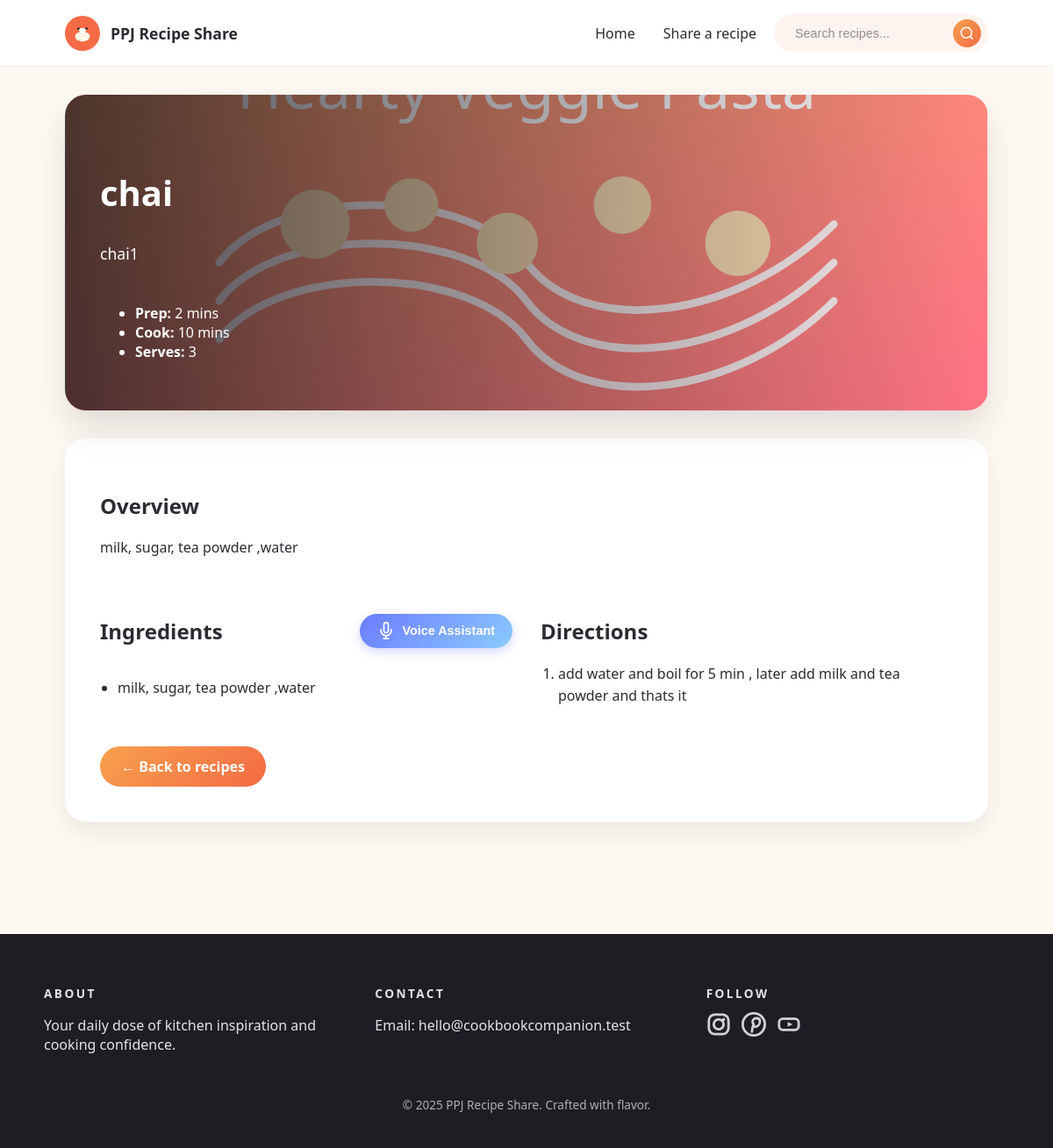
/recipes/prashant___161/, run on the app's committed database.
### recipes/models.py (models this page shows, shortened)
class Recipe(models.Model):
    title = models.CharField(max_length=150)
    subtitle = models.CharField(max_length=255, blank=True)
    slug = models.SlugField(unique=True)
    hero_image = models.CharField(
        max_length=255,
        help_text="Relative path to a hero image stored under recipes static files.",
        blank=True,
    )
    uploaded_image = models.ImageField(
        upload_to="recipes/uploads/", blank=True, null=True
    )
    prep_time = models.PositiveIntegerField(help_text="Preparation time in minutes")
    cook_time = models.PositiveIntegerField(help_text="Cooking time in minutes")
    servings = models.PositiveIntegerField(default=1)
    short_description = models.TextField()
    ingredients = models.TextField(help_text="One ingredient per line")
    directions = models.TextField(help_text="One step per line")
    created_at = models.DateTimeField(auto_now_add=True)
    class Meta:
        ordering = ["title"]

### recipes/views.py (the view)
# urls.py: path("recipes/<slug:slug>/", views.recipe_detail, name="detail"),
def recipe_detail(request, slug: str):
    recipe = get_object_or_404(Recipe, slug=slug)
    return render(
        request,
        "recipes/recipe_detail.html",
        {
            "recipe": recipe,
        },
    )

### recipes/templates/recipes/recipe_detail.html (shortened to what this page needs)
{% extends "recipes/base.html" %}
{% load static %}
{% block content %}
<article class="recipe-detail">
    <header class="detail-hero">
        {% if recipe.uploaded_image %}
            <img src="{{ recipe.uploaded_image.url }}" alt="{{ recipe.title }}">
        {% else %}
            <img src="{% static recipe.hero_image %}" alt="{{ recipe.title }}">
        {% endif %}
        <div class="detail-overlay">
            <h1>{{ recipe.title }}</h1>
            {% if recipe.subtitle %}
                <p class="subtitle">{{ recipe.subtitle }}</p>
            {% endif %}
            <ul class="meta">
                <li><strong>Prep:</strong> {{ recipe.prep_time }} mins</li>
                <li><strong>Cook:</strong> {{ recipe.cook_time }} mins</li>
                <li><strong>Serves:</strong> {{ recipe.servings }}</li>
            </ul>
        </div>
    </header>
    <section class="detail-body">
        <div class="detail-summary">
            <h2>Overview</h2>
            <p>{{ recipe.short_description }}</p>
        </div>
        <div class="detail-columns">
            <section>
                <div class="ingredients-header">
                    <h2>Ingredients</h2>
                    <button class="voice-assistant-btn" id="voiceAssistantBtn" aria-label="Ask about ingredients or recipe ingredients">
                        <svg width="20" height="20" viewBox="0 0 24 24" fill="none" stroke="currentColor" stroke-width="2">
                            <path d="M12 1a3 3 0 0 0-3 3v8a3 3 0 0 0 6 0V4a3 3 0 0 0-3-3z"></path>
                            <path d="M19 10v2a7 7 0 0 1-14 0v-2"></path>
                            <line x1="12" y1="19" x2="12" y2="23"></line>
                            <line x1="8" y1="23" x2="16" y2="23"></line>
                        </svg>
                        <span>Voice Assistant</span>
                    </button>
                </div>
                <ul class="ingredients-list">
                    {% for item in recipe.ingredients.splitlines %}
                        {% if item %}
                            <li>{{ item }}</li>
                        {% endif %}
                    {% endfor %}
                </ul>
            </section>
            <section>
                <h2>Directions</h2>
                <ol class="directions-list">
                    {% for step in recipe.directions.splitlines %}
                        {% if step %}
                            <li>{{ step }}</li>
                        {% endif %}
                    {% endfor %}
                </ol>
            </section>
        </div>
        <a class="button back-button" href="{% url 'recipes:home' %}">← Back to recipes</a>
    </section>
</article>
{% endblock %}

### recipes/static/recipes/css/styles.css (style rules this page uses)
:root { color-scheme: light; font-family: "Segoe UI", Arial, sans-serif; background-color: #fff9f4; color: #2d2a32; }
*, *::before, *::after { box-sizing: border-box; }
body { margin: 0; }
a { color: inherit; text-decoration: none; }
img { max-width: 100%; display: block; }
.button { background: linear-gradient(135deg, #f8a14e, #f46b45); color: #ffffff; padding: 0.75rem 1.5rem; border-radius: 999px; font-weight: 600; display: inline-flex; align-items: center; gap: 0.5rem; transition: transform 0.2s ease, box-shadow 0.2s ease; }
.recipe-detail { max-width: 1100px; margin: 0 auto; padding: 2rem 1.5rem 4rem; }
.detail-hero { position: relative; border-radius: 24px; overflow: hidden; margin-bottom: 2rem; box-shadow: 0 20px 40px rgba(0, 0, 0, 0.12); }
.detail-hero img { width: 100%; height: 360px; object-fit: cover; }
.detail-overlay { position: absolute; inset: 0; background: linear-gradient(90deg, rgba(15, 12, 22, 0.75), transparent); color: #ffffff; padding: 2.5rem; display: flex; flex-direction: column; justify-content: flex-end; gap: 0.75rem; }
.detail-overlay h1 { margin: 0; font-size: 2.5rem; }
.detail-overlay .subtitle { font-size: 1.1rem; max-width: 50ch; }
.detail-body { background: #ffffff; padding: 2.5rem; border-radius: 24px; box-shadow: 0 12px 30px rgba(0, 0, 0, 0.08); display: flex; flex-direction: column; gap: 2rem; }
.detail-columns { display: grid; gap: 2rem; grid-template-columns: repeat(auto-fit, minmax(280px, 1fr)); }
.ingredients-header { display: flex; align-items: center; justify-content: space-between; gap: 1rem; margin-bottom: 1rem; flex-wrap: wrap; }
.voice-assistant-btn { display: inline-flex; align-items: center; gap: 0.5rem; background: linear-gradient(135deg, #6c7bff, #8acbff); color: #ffffff; border: none; border-radius: 24px; padding: 0.6rem 1.25rem; font-weight: 600; font-size: 0.9rem; cursor: pointer; transition: transform 0.2s ease, box-shadow 0.2s ease; box-shadow: 0 4px 12px rgba(108, 123, 255, 0.3); }
.voice-assistant-btn svg { flex-shrink: 0; }
.ingredients-list, .directions-list { margin: 1rem 0 0; padding-left: 1.25rem; line-height: 1.6; }
.ingredients-list li { margin-bottom: 0.35rem; }
.directions-list li { margin-bottom: 0.75rem; }
.back-button { align-self: flex-start; }

### data on the page
Recipe: hero_image (picture), title "chai", subtitle "chai1", prep_time "2", cook_time "10", servings "3", short_description "milk, sugar, tea powder ,water", splitlines "milk, sugar, tea powder ,water", splitlines "add water and boil for 5 min , later add milk and tea powder and thats it"
